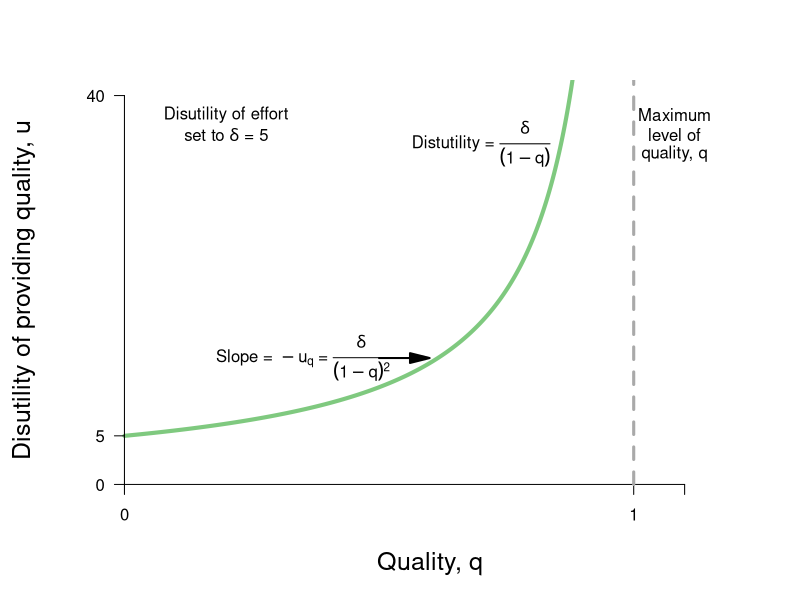

This chart was generated by the following R code:
require(ggplot2)
require(shape)
require(plotrix)
pdf(file = "ch11_fig2.pdf", width = 9, height = 7)

#Set parameters for graphics
axislabelsize <- 1.5

disutilityFn <- function(q, delta = 5) {
  delta /(1 - q)
}

#COL <- c("#1B9E77", "#D95F02", "#7570B3", "#E7298A", "#66A61E", "#E6AB02", "#A6761D", "#666666")
COL <- c("#7fc97f", "#beaed4", "#fdc086", "#ffff99")
par(mar =  c(5, 5, 4, 2))
xlims <- c(0, 1.2)
ylims <- c(0, 40)


plot(0, 0, xlim = xlims, ylim = ylims, type = "n",
     xlab = expression(paste("Quality, ", q)),
     ylab = expression(paste("Disutility of providing quality, ", u)),
     xaxt = "n", yaxt = "n", cex.lab = axislabelsize, bty = "n")

npts <- 500 
npts2 <- 501
#Specify the sequences of points for graphing. 
xx1 <- seq(xlims[1], 0.9, length.out = npts)
xx2 <- seq(xlims[1], xlims[2], length.out = npts)
xx3 <- seq(xlims[1], xlims[2], length.out = npts2)
xx4 <- seq(xlims[1], 25, length.out = npts2)

#Draw the lines for the graphs
lines(xx1, disutilityFn(xx1), col = COL[1], lwd = 4)
#lines(xx2, solowCondition(xx2, delta = 5), col = COL[3], lwd = 4)
#lines(xx2, solowInfeas(xx2, delta = 5), col = COL[1], lwd = 4, lty = 2)

#Customize ticks and labels for the plot
ticksy <- c(0, 5, 40)
ylabels <- c(0, 5, 40)
ticksx <- c(0, 1, 1.1)
xlabels <- c(0, 1.0, NA)
axis(1, at = ticksx, pos = 0, labels = xlabels)
axis(2, at = ticksy, pos = 0, labels = ylabels, las = 1)

#Annotation of the  graphs
text(0.7, 35, expression(paste("Distutility = ", frac(delta, (1 - q)))))

#Line for the absolute maximum quality
segments(1, 0, 1, 42, lty = 2, lwd = 3, col = "darkgray")

#Arrow to Slope of BRF
Arrows(0.5, 13, 0.58, 13, col = "black", lty = 1, lwd = 2, arr.type = "triangle")
text(0.35, 13, expression(paste("Slope = " - u[q], " = ", frac(delta, (1 - q)^2))))

#Text to indicate delta = 5
text(0.2, 38, expression(paste("Disutility of effort")))
text(0.2, 36, expression(paste("set to ", delta, " = 5")))

#Text for max quality
text(1.08, 38, expression(paste("Maximum")))
text(1.08, 36, expression(paste("level of")))
text(1.08, 34, expression(paste("quality, q")))


dev.off()

